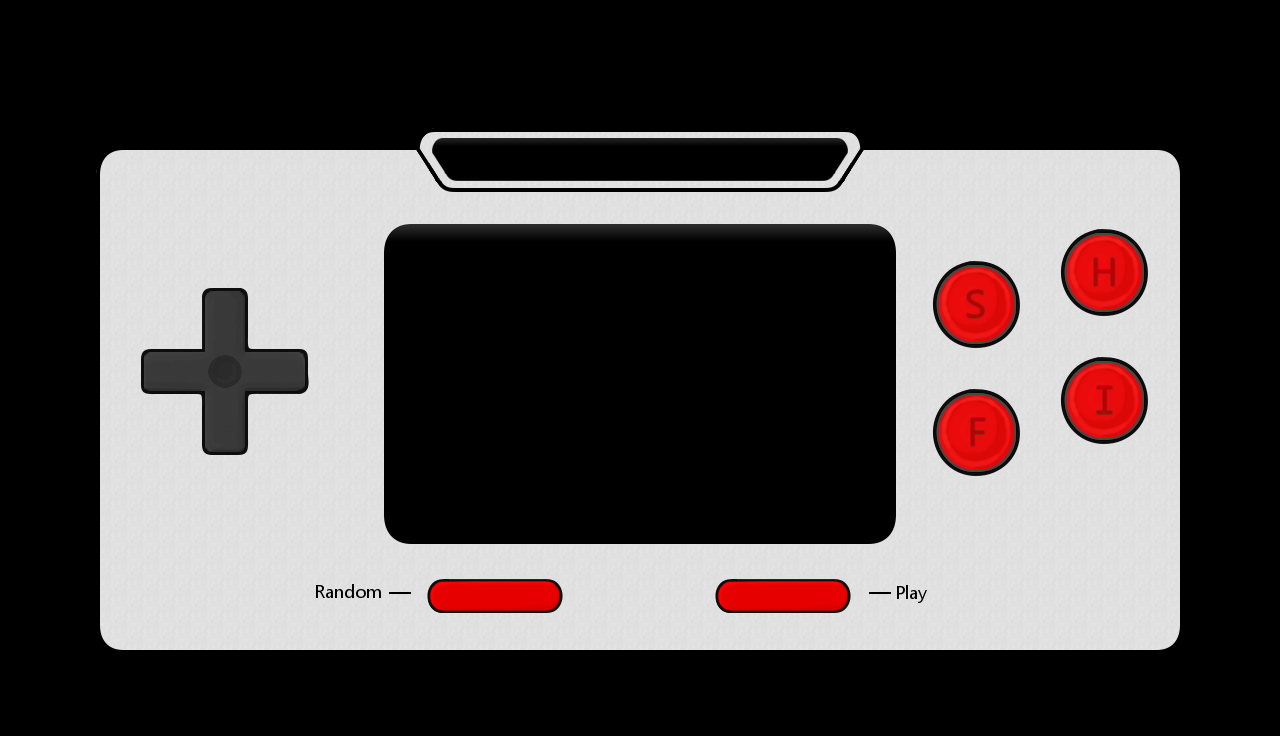

This is a level from a 2D game, rendered from its Tiled map with the project's own tilesets. A one-line summary and the complete map file follow:
An orthogonal 40x23 tile map with 32x32 px tiles, 2 tile layers (Texture, Buttons).

<map version="1.2" tiledversion="1.2.0" orientation="orthogonal" renderorder="right-down" width="40" height="23" tilewidth="32" tileheight="32" infinite="0" nextlayerid="4" nextobjectid="1">
 <tileset firstgid="1" source="main-menu.tsx" />
 <layer id="3" name="Texture" width="40" height="23">
  <data encoding="csv">
0,0,0,0,0,0,0,0,0,0,0,0,0,0,0,0,0,0,0,0,0,0,0,0,0,0,0,0,0,0,0,0,0,0,0,0,0,0,0,0,
0,0,0,0,0,0,0,0,0,0,0,0,0,0,0,0,0,0,0,0,0,0,0,0,0,0,0,0,0,0,0,0,0,0,0,0,0,0,0,0,
0,0,0,0,0,0,0,0,0,0,0,0,0,0,0,0,0,0,0,0,0,0,0,0,0,0,0,0,0,0,0,0,0,0,0,0,0,0,0,0,
0,0,0,0,0,0,0,0,0,0,0,0,0,0,0,0,0,0,0,0,0,0,0,0,0,0,0,0,0,0,0,0,0,0,0,0,0,0,0,0,
0,0,0,151,152,152,152,152,152,152,152,152,152,122,2,2,2,2,2,2,2,2,2,2,2,2,123,152,152,152,152,152,152,152,152,152,153,0,0,0,
0,0,0,167,2,2,2,2,2,2,2,2,2,2,2,2,2,2,2,2,2,2,2,2,2,2,2,2,2,2,2,2,2,2,2,2,169,0,0,0,
0,0,0,2,2,2,2,2,2,2,2,2,2,2,2,2,2,2,2,2,2,2,2,2,2,2,2,2,2,2,2,2,2,2,2,2,2,0,0,0,
0,0,0,2,2,2,2,2,2,2,2,2,2,2,2,2,2,2,2,2,2,2,2,2,2,2,2,2,2,2,2,2,2,2,2,2,2,0,0,0,
0,0,0,2,2,2,2,2,2,2,2,2,2,2,2,2,2,2,2,2,2,2,2,2,2,2,2,2,2,2,2,2,2,2,2,2,2,0,0,0,
0,0,0,2,2,2,2,2,2,2,2,2,2,2,2,2,2,2,2,2,2,2,2,2,2,2,2,2,2,2,2,2,2,2,2,2,2,0,0,0,
0,0,0,2,2,2,2,2,2,2,2,2,2,2,2,2,2,2,2,2,2,2,2,2,2,2,2,2,2,2,2,2,2,2,2,2,2,0,0,0,
0,0,0,2,2,2,2,2,2,2,2,2,2,2,2,2,2,2,2,2,2,2,2,2,2,2,2,2,2,2,2,2,2,2,2,2,2,0,0,0,
0,0,0,2,2,2,2,2,2,2,2,2,2,2,2,2,2,2,2,2,2,2,2,2,2,2,2,2,2,2,2,2,2,2,2,2,2,0,0,0,
0,0,0,2,2,2,2,2,2,2,2,2,2,2,2,2,2,2,2,2,2,2,2,2,2,2,2,2,2,2,2,2,2,2,2,2,2,0,0,0,
0,0,0,2,2,2,2,2,2,2,2,2,2,2,2,2,2,2,2,2,2,2,2,2,2,2,2,2,2,2,2,2,2,2,2,2,2,0,0,0,
0,0,0,2,2,2,2,2,2,2,2,2,2,2,2,2,2,2,2,2,2,2,2,2,2,2,2,2,2,2,2,2,2,2,2,2,2,0,0,0,
0,0,0,2,2,2,2,2,2,2,2,2,2,2,2,2,2,2,2,2,2,2,2,2,2,2,2,2,2,2,2,2,2,2,2,2,2,0,0,0,
0,0,0,2,2,2,2,2,2,2,2,2,2,2,2,2,2,2,2,2,2,2,2,2,2,2,2,2,2,2,2,2,2,2,2,2,2,0,0,0,
0,0,0,2,2,2,2,2,2,2,2,2,2,2,2,2,2,2,2,2,2,2,2,2,2,2,2,2,2,2,2,2,2,2,2,2,2,0,0,0,
0,0,0,119,2,2,2,2,2,2,2,2,2,2,2,2,2,2,2,2,2,2,2,2,2,2,2,2,2,2,2,2,2,2,2,2,121,0,0,0,
0,0,0,135,136,136,136,136,136,136,136,136,136,136,136,136,136,136,136,136,136,136,136,136,136,136,136,136,136,136,136,136,136,136,136,136,137,0,0,0,
0,0,0,0,0,0,0,0,0,0,0,0,0,0,0,0,0,0,0,0,0,0,0,0,0,0,0,0,0,0,0,0,0,0,0,0,0,0,0,0,
0,0,1,215,0,0,0,0,0,0,0,0,0,0,0,0,0,0,0,0,0,0,0,0,0,0,0,0,0,0,0,0,0,0,0,0,0,0,0,0
</data>
 </layer>
 <layer id="1" name="Buttons" width="40" height="23">
  <data encoding="csv">
0,0,0,0,0,0,0,0,0,0,0,0,0,0,0,0,0,0,0,0,0,0,0,0,0,0,0,0,0,0,0,0,0,0,0,0,0,0,0,0,
0,0,0,0,0,0,0,0,0,0,0,0,0,0,0,0,0,0,0,0,0,0,0,0,0,0,0,0,0,0,0,0,0,0,0,0,0,0,0,0,
0,0,0,0,0,0,0,0,0,0,0,0,0,0,0,0,0,0,0,0,0,0,0,0,0,0,0,0,0,0,0,0,0,0,0,0,0,0,0,0,
0,0,0,0,0,0,0,0,0,0,0,0,0,0,0,0,0,0,0,0,0,0,0,0,0,0,0,0,0,0,0,0,0,0,0,0,0,0,0,0,
0,0,0,78,79,79,79,79,79,79,79,79,79,44,47,47,47,47,47,47,47,47,47,47,47,47,48,79,79,79,79,79,79,79,79,79,80,0,0,0,
0,0,0,94,1,1,1,1,1,1,1,1,1,60,61,62,62,62,62,62,62,62,62,62,62,63,64,1,1,1,1,1,1,1,1,1,96,0,0,0,
0,0,0,93,1,1,1,1,1,1,1,1,1,1,1,1,1,1,1,1,1,1,1,1,1,1,1,1,1,1,1,1,1,1,1,1,77,0,0,0,
0,0,0,93,1,1,1,1,1,1,1,1,71,72,72,72,72,72,72,72,72,72,72,72,72,72,72,73,1,1,1,1,1,7,8,9,77,0,0,0,
0,0,0,93,1,1,1,1,1,1,1,1,87,87,87,87,87,87,87,87,87,87,87,87,87,87,87,87,1,7,8,9,1,23,11,25,77,0,0,0,
0,0,0,93,1,1,3,4,1,1,1,1,87,87,87,87,87,87,87,87,87,87,87,87,87,87,87,87,1,23,10,25,1,39,40,41,77,0,0,0,
0,0,0,93,17,18,19,20,21,22,1,1,87,87,87,87,87,87,87,87,87,87,87,87,87,87,87,87,1,39,40,41,1,1,1,1,77,0,0,0,
0,0,0,93,33,34,35,36,37,38,1,1,87,87,87,87,87,87,87,87,87,87,87,87,87,87,87,87,1,1,1,1,1,7,8,9,77,0,0,0,
0,0,0,93,49,50,51,52,53,54,1,1,87,87,87,87,87,87,87,87,87,87,87,87,87,87,87,87,1,7,8,9,1,23,27,25,77,0,0,0,
0,0,0,93,1,1,67,68,1,1,1,1,87,87,87,87,87,87,87,87,87,87,87,87,87,87,87,87,1,23,26,25,1,39,40,41,77,0,0,0,
0,0,0,93,1,1,83,84,1,1,1,1,87,87,87,87,87,87,87,87,87,87,87,87,87,87,87,87,1,39,40,41,1,1,1,1,77,0,0,0,
0,0,0,93,1,1,1,1,1,1,1,1,87,87,87,87,87,87,87,87,87,87,87,87,87,87,87,87,1,1,1,1,1,1,1,1,77,0,0,0,
0,0,0,93,1,1,1,1,1,1,1,1,88,87,87,87,87,87,87,87,87,87,87,87,87,87,87,89,1,1,1,1,1,1,1,1,77,0,0,0,
0,0,0,93,1,1,1,1,1,1,1,1,1,1,1,1,1,1,1,1,1,1,1,1,1,1,1,1,1,1,1,1,1,1,1,1,77,0,0,0,
0,0,0,93,1,1,1,1,1,141,142,143,144,12,13,14,15,16,1,1,1,1,12,13,14,15,16,144,158,1,1,1,1,1,1,1,77,0,0,0,
0,0,0,74,1,1,1,1,1,1,1,1,1,28,29,30,31,32,1,1,1,1,28,29,30,31,32,1,1,1,1,1,1,1,1,1,76,0,0,0,
0,0,0,90,91,91,91,91,91,91,91,91,91,91,91,91,91,91,91,91,91,91,91,91,91,91,91,91,91,91,91,91,91,91,91,91,92,0,0,0,
0,0,0,0,0,0,0,0,0,0,0,0,0,0,0,0,0,0,0,0,0,0,0,0,0,0,0,0,0,0,0,0,0,0,0,0,0,0,0,0,
0,0,0,1,0,0,0,0,0,0,0,0,0,0,0,0,0,0,0,0,0,0,0,0,0,0,0,0,0,0,0,0,0,0,0,0,0,0,0,0
</data>
 </layer>
</map>
